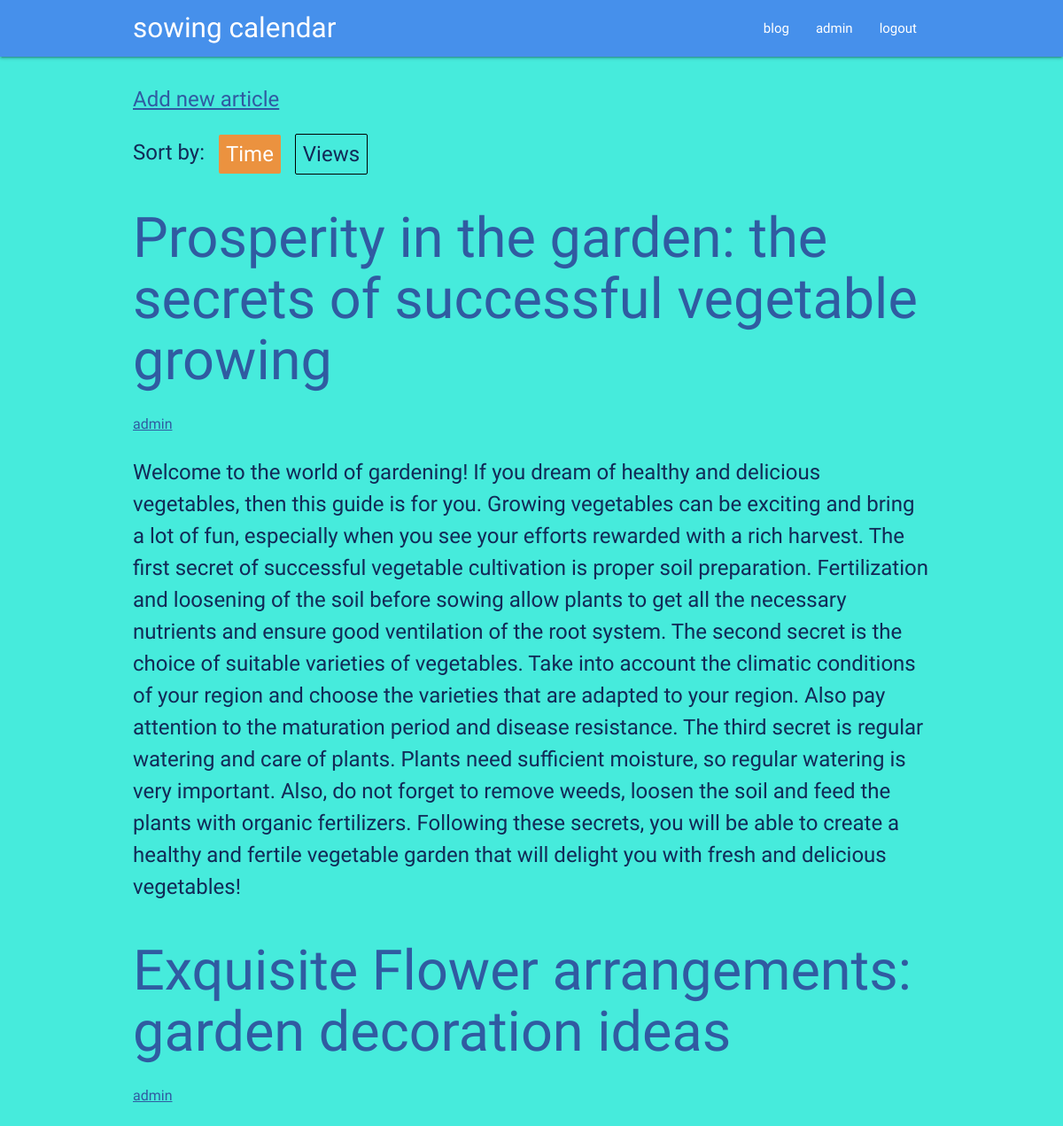
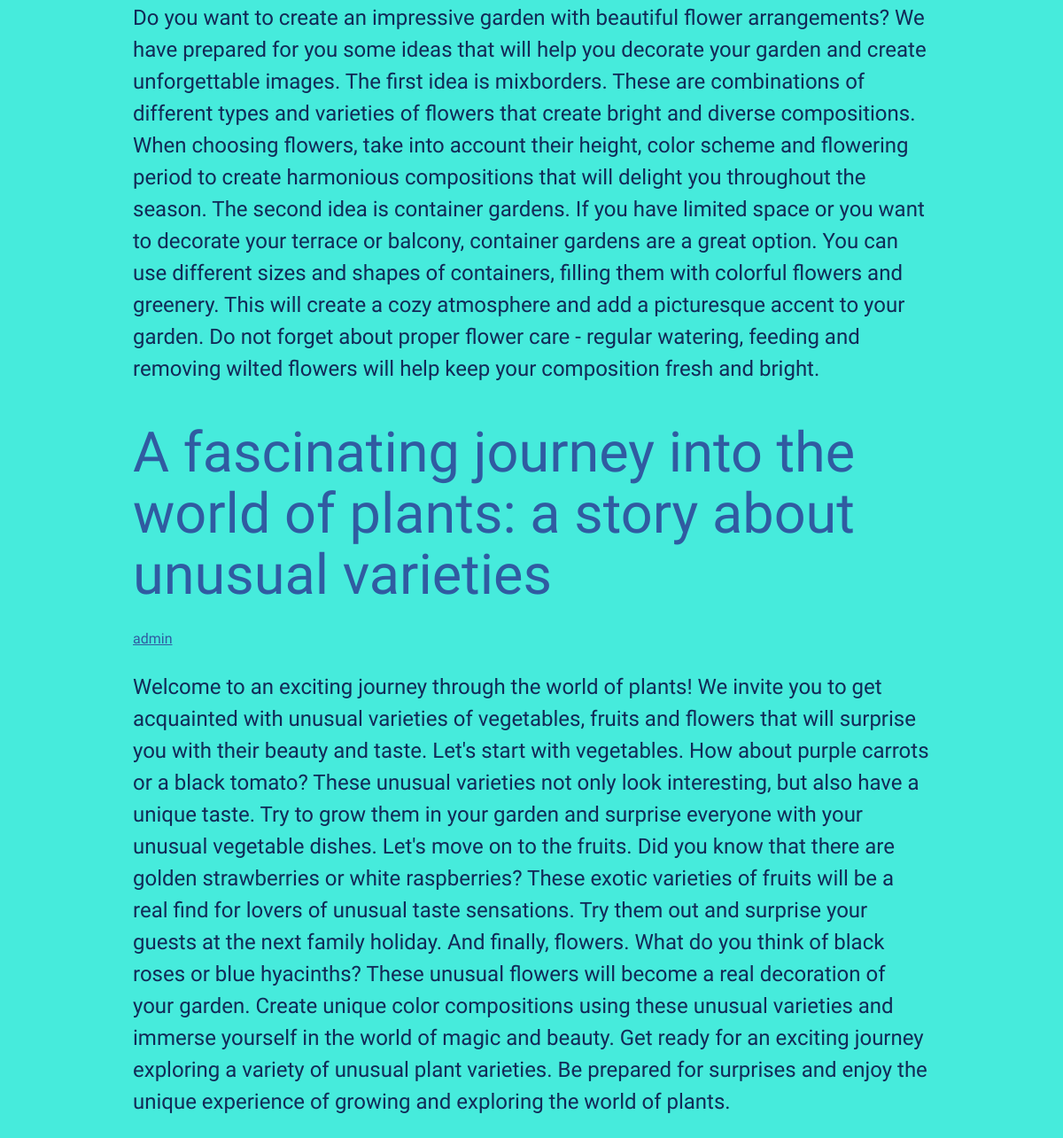
Page /blog/ (signed in) on the committed database (2 pictures, top to bottom).
### blog/models.py (models this page shows, shortened)
class Article(models.Model):
    header = models.CharField(max_length=255)
    content = models.TextField()
    author_id = models.ForeignKey(User, on_delete=models.CASCADE)
    slug = models.SlugField()
    date = models.DateTimeField(auto_now_add=True)
    views = models.IntegerField(default = 0)
    class Meta:
        verbose_name = 'Статья'
        verbose_name_plural = 'Статьи'

### blog/views.py (the view)
# urls.py: path('', Blog.as_view(), name='blog'),
class Blog(DataMixin, ListView):
    model = A
    template_name = 'blog/blog.html'
    def get_context_data(self, **kwargs):
        queryset = self.get_queryset()
        articles_by_views = queryset.order_by('-date')
        articles_by_time = queryset
        context = super().get_context_data(**kwargs)
        c_def = self.get_data(title = 'Blog', articles_by_views = articles_by_views, articles_by_time = articles_by_time)
        return context | c_def

### main/utils.py (called while the page is built)
    def get_data(self, **kwargs):
        kwargs['y'] = datetime.now().year
        kwargs['m'] = datetime.now().month
        kwargs['d'] = datetime.now().day
        kwargs['is_auth'] = self.request.user.is_authenticated
        kwargs['user'] = self.request.user
        return kwargs

### blog/templates/blog/blog.html (shortened to what this page needs)
{% extends 'main/base.html' %}
{% load static %}
{% block content %}
{% if is_auth %}
<p>
  <a href="{% url 'blog:add_article' %}">Add new article</a>
</p>
{% endif %}
<p>
  <span>Sort by:</span>
  <span id="time" class="radio checked">Time</span>
  <span id="views" class="radio">Views</span>
</p>
<div id="articles-by-time">
  {% for a in articles_by_time %}
      <h1><a href="{% url 'blog:article' a.slug %}">{{ a.header }}</a></h1>
      <div class="additional">
        <a href="{% url 'accounts:profile' a.author_id %}">{{ a.author_id }}</a>
      </div>
      <p>{{ a.content }}</p>
  {% endfor %}
</div>
{% endblock %}

### main/templates/main/base.html (shortened to what this page needs)
{% load static %}
<!DOCTYPE html>
<html lang="en">
<head>
    <link rel="stylesheet" href="https://cdnjs.cloudflare.com/ajax/libs/materialize/1.0.0/css/materialize.min.css">
    <link rel="stylesheet" href="{% static 'main/css/style.css' %}">
</head>
<body>
    <nav>
        <div class="nav-wrapper">
            <a href="{% url 'home' %}" class="brand-logo">sowing calendar</a>
            <ul id="nav-mobile" class="right hide-on-med-and-down">
                <li>
                    <a href="{% url 'blog:blog' %}">blog</a>
                </li>
                {% if is_auth %}
                    <li>
                        <a href="{% url 'accounts:profile' user.username %}">{{ user.username }}</a>
                    </li>
                    <li>
                        <a href="{% url 'accounts:logout' %}">logout</a>
                    </li>
                {% endif %}
              </ul>
        </div>
    </nav>
    <div class="main">
        {% block content %}
        {% endblock %}
    </div>
</body>
</html>

### main/static/main/css/style.css (style rules this page uses)
h1, h2, h3, h4 { font-family: "Alice", serif; font-weight: 400; font-style: normal; }
body { background-color: #46ebdc; color: #122a57; font-family: "PT Sans Caption", sans-serif; font-weight: 400; font-style: normal; font-size: 24px; }
a { color: #305ba1; text-decoration: underline; }
h1 a { text-decoration: none; }
nav a { text-decoration: none; }
.radio { border: 1px solid #000; padding: 8px; border-radius: 2px; margin-left: 10px; cursor: pointer; vertical-align: middle; }
.checked { border: none; background-color: #eb923f; color: #fff; }
.main { width: 75%; margin: 30px auto; }
.nav-wrapper { width: 75%; }
nav { background-color: #4690eb; display: flex; justify-content: center; }
.additional { display: flex; justify-content: space-between; color: #6f6f6f; font-size: 16px; }

### rows in the picture
Article: header "Prosperity in the garden: the secrets of successful vegetable growing", author_id "admin", content "Welcome to the world of gardening! If you dream of healthy and delicious vegetables, then this guide is for you. Growing vegetables can be exciting and bring a lot of fun, especially when you see your efforts rewarded with a rich harvest. The first secret of successful vegetable cultivation is proper soil preparation. Fertilization and loosening of the soil before sowing allow plants to get all the necessary nutrients and ensure good ventilation of the root system. The second secret is the choice of suitable varieties of vegetables. Take into account the climatic conditions of your region and choose the varieties that are adapted to your region. Also pay attention to the maturation period…"
Article: header "Exquisite Flower arrangements: garden decoration ideas", author_id "admin", content "Do you want to create an impressive garden with beautiful flower arrangements? We have prepared for you some ideas that will help you decorate your garden and create unforgettable images. The first idea is mixborders. These are combinations of different types and varieties of flowers that create bright and diverse compositions. When choosing flowers, take into account their height, color scheme and flowering period to create harmonious compositions that will delight you throughout the season. The second idea is container gardens. If you have limited space or you want to decorate your terrace or balcony, container gardens are a great option. You can use different sizes and shapes of…"
Article: header "A fascinating journey into the world of plants: a story about unusual varieties", author_id "admin", content "Welcome to an exciting journey through the world of plants! We invite you to get acquainted with unusual varieties of vegetables, fruits and flowers that will surprise you with their beauty and taste. Let's start with vegetables. How about purple carrots or a black tomato? These unusual varieties not only look interesting, but also have a unique taste. Try to grow them in your garden and surprise everyone with your unusual vegetable dishes. Let's move on to the fruits. Did you know that there are golden strawberries or white raspberries? These exotic varieties of fruits will be a real find for lovers of unusual taste sensations. Try them out and surprise your guests at the next family…"

### other values in the picture
{{ user.username }} "admin"
